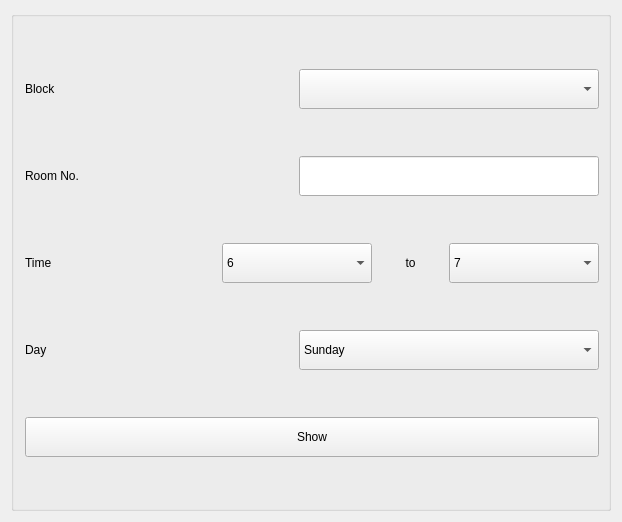
          <widget class="QWidget" name="tab_6">
           <attribute name="title">
            <string>Class Status</string>
           </attribute>
           <layout class="QGridLayout" name="gridLayout_3">
            <item row="0" column="0">
             <widget class="QGroupBox" name="groupBox">
              <property name="sizePolicy">
               <sizepolicy hsizetype="Maximum" vsizetype="Maximum">
                <horstretch>0</horstretch>
                <verstretch>0</verstretch>
               </sizepolicy>
              </property>
              <property name="minimumSize">
               <size>
                <width>600</width>
                <height>500</height>
               </size>
              </property>
              <property name="title">
               <string/>
              </property>
              <property name="alignment">
               <set>Qt::AlignCenter</set>
              </property>
              <layout class="QVBoxLayout" name="verticalLayout">
               <property name="leftMargin">
                <number>11</number>
               </property>
               <property name="topMargin">
                <number>11</number>
               </property>
               <item>
                <layout class="QHBoxLayout" name="horizontalLayout_3">
                 <item>
                  <widget class="QLabel" name="label">
                   <property name="text">
                    <string>Block</string>
                   </property>
                   <property name="alignment">
                    <set>Qt::AlignLeading|Qt::AlignLeft|Qt::AlignVCenter</set>
                   </property>
                  </widget>
                 </item>
                 <item>
                  <widget class="QComboBox" name="cs_block">
                   <property name="sizePolicy">
                    <sizepolicy hsizetype="Maximum" vsizetype="Maximum">
                     <horstretch>0</horstretch>
                     <verstretch>0</verstretch>
                    </sizepolicy>
                   </property>
                   <property name="minimumSize">
                    <size>
                     <width>300</width>
                     <height>40</height>
                    </size>
                   </property>
                  </widget>
                 </item>
                </layout>
               </item>
               <item>
                <layout class="QHBoxLayout" name="horizontalLayout_4">
                 <item>
                  <widget class="QLabel" name="label_2">
                   <property name="text">
                    <string>Room No.</string>
                   </property>
                  </widget>
                 </item>
                 <item>
                  <widget class="QLineEdit" name="cs_room">
                   <property name="sizePolicy">
                    <sizepolicy hsizetype="Maximum" vsizetype="Maximum">
                     <horstretch>0</horstretch>
                     <verstretch>0</verstretch>
                    </sizepolicy>
                   </property>
                   <property name="minimumSize">
                    <size>
                     <width>300</width>
                     <height>40</height>
                    </size>
                   </property>
                  </widget>
                 </item>
                </layout>
               </item>
               <item>
                <layout class="QHBoxLayout" name="horizontalLayout_5">
                 <item>
                  <widget class="QLabel" name="label_3">
                   <property name="text">
                    <string>Time</string>
                   </property>
                  </widget>
                 </item>
                 <item>
                  <widget class="QComboBox" name="cs_start_time">
                   <property name="sizePolicy">
                    <sizepolicy hsizetype="Maximum" vsizetype="Maximum">
                     <horstretch>0</horstretch>
                     <verstretch>0</verstretch>
                    </sizepolicy>
                   </property>
                   <property name="minimumSize">
                    <size>
                     <width>150</width>
                     <height>40</height>
                    </size>
                   </property>
                   <item>
                    <property name="text">
                     <string>6</string>
                    </property>
                   </item>
                   <item>
                    <property name="text">
                     <string>7</string>
                    </property>
                   </item>
                   <item>
                    <property name="text">
                     <string>8</string>
                    </property>
                   </item>
                   <item>
                    <property name="text">
                     <string>9</string>
                    </property>
                   </item>
                   <item>
                    <property name="text">
                     <string>10</string>
                    </property>
                   </item>
                   <item>
                    <property name="text">
                     <string>11</string>
                    </property>
                   </item>
                   <item>
                    <property name="text">
                     <string>12</string>
                    </property>
                   </item>
                   <item>
                    <property name="text">
                     <string>13</string>
                    </property>
                   </item>
                   <item>
                    <property name="text">
                     <string>14</string>
                    </property>
                   </item>
                   <item>
                    <property name="text">
                     <string>15</string>
                    </property>
                   </item>
                   <item>
                    <property name="text">
                     <string>16</string>
                    </property>
                   </item>
                   <item>
                    <property name="text">
                     <string>17</string>
                    </property>
                   </item>
                   <item>
                    <property name="text">
                     <string>18</string>
                    </property>
                   </item>
                  </widget>
                 </item>
                 <item>
                  <widget class="QLabel" name="label_4">
                   <property name="sizePolicy">
                    <sizepolicy hsizetype="Maximum" vsizetype="Maximum">
                     <horstretch>0</horstretch>
                     <verstretch>0</verstretch>
                    </sizepolicy>
                   </property>
                   <property name="minimumSize">
                    <size>
                     <width>65</width>
                     <height>0</height>
                    </size>
                   </property>
                   <property name="text">
                    <string>to</string>
                   </property>
                   <property name="alignment">
                    <set>Qt::AlignCenter</set>
                   </property>
                  </widget>
                 </item>
                 <item>
                  <widget class="QComboBox" name="cs_end_time">
                   <property name="sizePolicy">
                    <sizepolicy hsizetype="Maximum" vsizetype="Maximum">
                     <horstretch>0</horstretch>
                     <verstretch>0</verstretch>
                    </sizepolicy>
                   </property>
                   <property name="minimumSize">
                    <size>
                     <width>150</width>
                     <height>40</height>
                    </size>
                   </property>
                   <item>
                    <property name="text">
                     <string>7</string>
                    </property>
                   </item>
                   <item>
                    <property name="text">
                     <string>8</string>
                    </property>
                   </item>
                   <item>
                    <property name="text">
                     <string>9</string>
                    </property>
                   </item>
                   <item>
                    <property name="text">
                     <string>10</string>
                    </property>
                   </item>
                   <item>
                    <property name="text">
                     <string>11</string>
                    </property>
                   </item>
                   <item>
                    <property name="text">
                     <string>12</string>
                    </property>
                   </item>
                   <item>
                    <property name="text">
                     <string>13</string>
                    </property>
                   </item>
                   <item>
                    <property name="text">
                     <string>14</string>
                    </property>
                   </item>
                   <item>
                    <property name="text">
                     <string>15</string>
                    </property>
                   </item>
                   <item>
                    <property name="text">
                     <string>16</string>
                    </property>
                   </item>
                   <item>
                    <property name="text">
                     <string>17</string>
                    </property>
                   </item>
                   <item>
                    <property name="text">
                     <string>18</string>
                    </property>
                   </item>
                   <item>
                    <property name="text">
                     <string>19</string>
                    </property>
                   </item>
                  </widget>
                 </item>
                </layout>
               </item>
               <item>
                <layout class="QHBoxLayout" name="horizontalLayout_6">
                 <item>
                  <widget class="QLabel" name="label_5">
                   <property name="text">
                    <string>Day</string>
                   </property>
                  </widget>
                 </item>
                 <item>
                  <widget class="QComboBox" name="cs_day">
                   <property name="sizePolicy">
                    <sizepolicy hsizetype="Maximum" vsizetype="Maximum">
                     <horstretch>0</horstretch>
                     <verstretch>0</verstretch>
                    </sizepolicy>
                   </property>
                   <property name="minimumSize">
                    <size>
                     <width>300</width>
                     <height>40</height>
                    </size>
                   </property>
                   <item>
                    <property name="text">
                     <string>Sunday</string>
                    </property>
                   </item>
                   <item>
                    <property name="text">
                     <string>Monday</string>
                    </property>
                   </item>
                   <item>
                    <property name="text">
                     <string>Tuesday</string>
                    </property>
                   </item>
                   <item>
                    <property name="text">
                     <string>Wednesday</string>
                    </property>
                   </item>
                   <item>
                    <property name="text">
                     <string>Thursday</string>
                    </property>
                   </item>
                   <item>
                    <property name="text">
                     <string>Friday</string>
                    </property>
                   </item>
                  </widget>
                 </item>
                </layout>
               </item>
               <item>
                <widget class="QPushButton" name="cs_show">
                 <property name="minimumSize">
                  <size>
                   <width>300</width>
                   <height>40</height>
                  </size>
                 </property>
                 <property name="text">
                  <string>Show</string>
                 </property>
                </widget>
               </item>
              </layout>
             </widget>
            </item>
           </layout>
          </widget>
